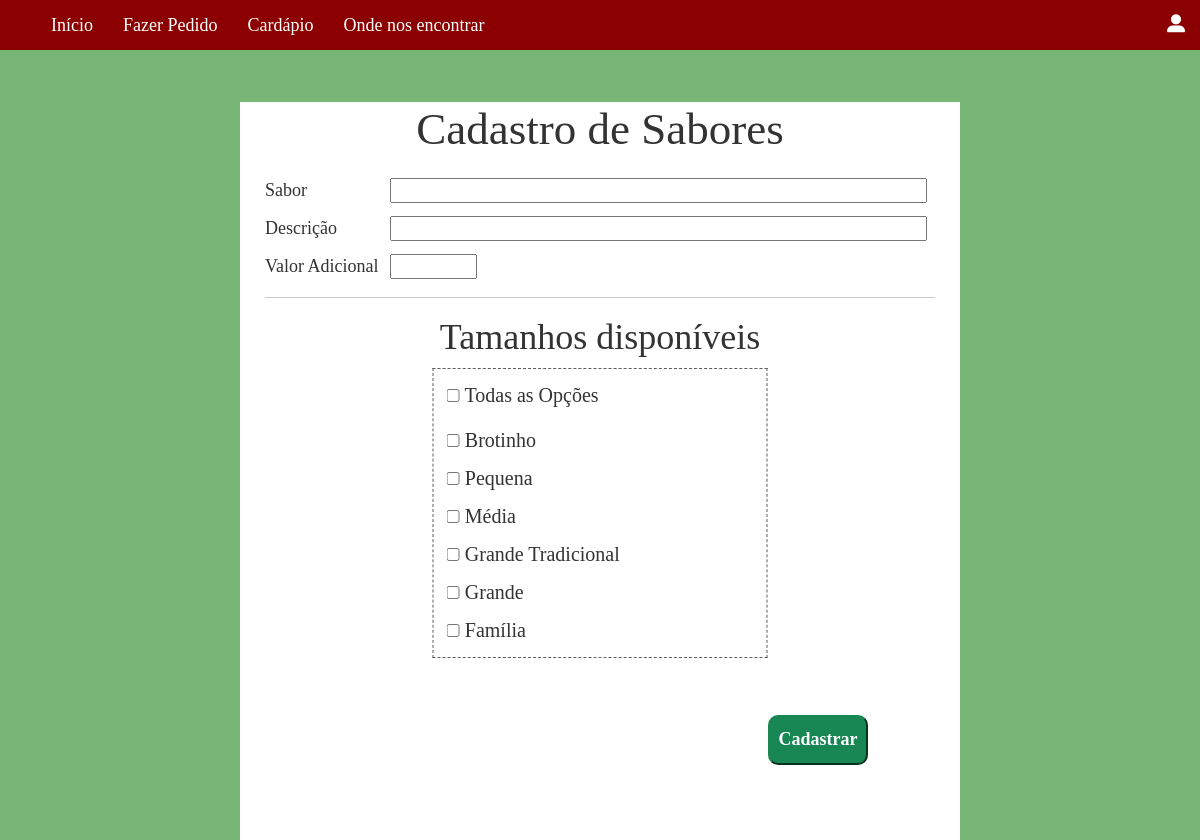
Page /cadastro-cardapio.php (upper part) on the earlier database version.
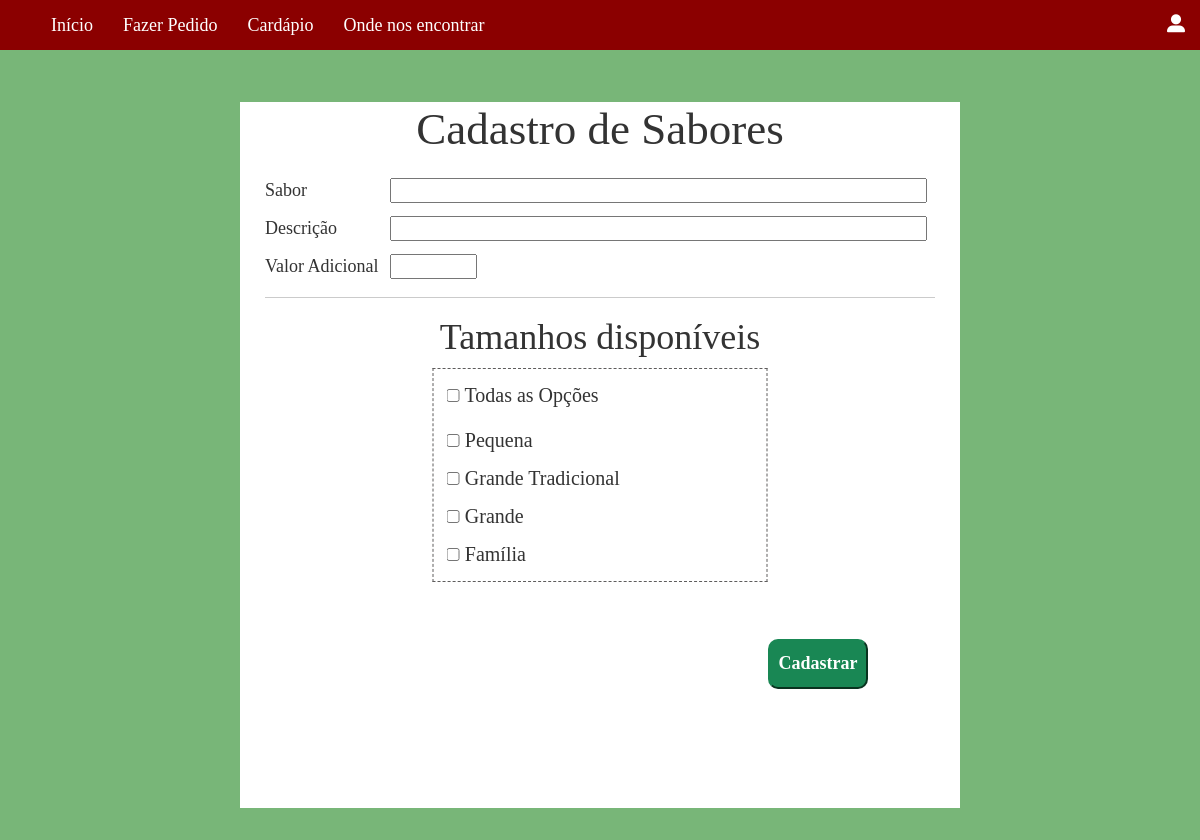
Same page on the later database version.
### tables this page shows
CREATE TABLE IF NOT EXISTS `tamanho` (
  `idPizza` int(11) NOT NULL AUTO_INCREMENT,
  `nome` varchar(30) NOT NULL,
  `preco` double NOT NULL,
  `cardapio` enum('on','off') NOT NULL,
  `qtdeSabor` int(11) NOT NULL,
  `status` enum('on','off') NOT NULL,
  PRIMARY KEY (`idPizza`)
);

### cadastro-cardapio.php (the view, shortened to what this page needs)
<html>
    <head>
        <link href="https://cdn.jsdelivr.net/npm/bootstrap@5.0.0-beta1/dist/css/bootstrap.min.css" rel="stylesheet">
        <link rel="stylesheet" type="text/css" href="css/cadastro-cardapio.css">
    </head>
            <?php include ('php/barra-menu.php') ?>
    <body>
        <div class="principal">
            <div class="cadastro_sabor">
                <h1>Cadastro de Sabores</h1>
                    <form method="POST" class=campos_cadastro action="php\cardapio\cadastro-sabor.php">
                        <label> Sabor </label> <input type="text" name="sabor" size="51"> <br>
                        <label> Descrição </label> <input type="text" name="desc" size="51"> <br>
                        <label> Valor Adicional </label> <input class="money" id="input" size="6" type="text" name="add">
                        <hr>
                        <h2 class="texto-tamanho"> Tamanhos disponíveis </h2>
                        <div class="lista_tamanhos">
                            <?php
                                include "php\conexaoBD.php";
                                $sql = "SELECT nome,idPizza FROM `tamanho` Where `status` ='on' ORDER BY preco ASC";
                                $result = $conn->query($sql);
                                if ($result->num_rows > 0) {
                                    echo "<label style='margin-bottom: 2%'> <input type='checkbox' id='select-all'> Todas as Opções </label> <br>";
                                    while($row = $result->fetch_assoc()) {
                                        $nome_tamanho = $row["nome"];
                                        $idPizza = $row["idPizza"];
                                        echo "<label> <input type='checkbox' name='tamanho[]' value='$idPizza'> $nome_tamanho </label>";
                                    }
                                }
                            ?>
                        </div>
                        <?php
                            echo"<br><br>";
                        ?>
                        <input type="submit" value="Cadastrar" class="btn_cadastrar">
                    </form>
            </div>
        </div>
    </body>
</html>

Differences in the rows shown:
removed tamanho: nome "Brotinho"
no longer on this page (row edited): tamanho: nome "Média"
